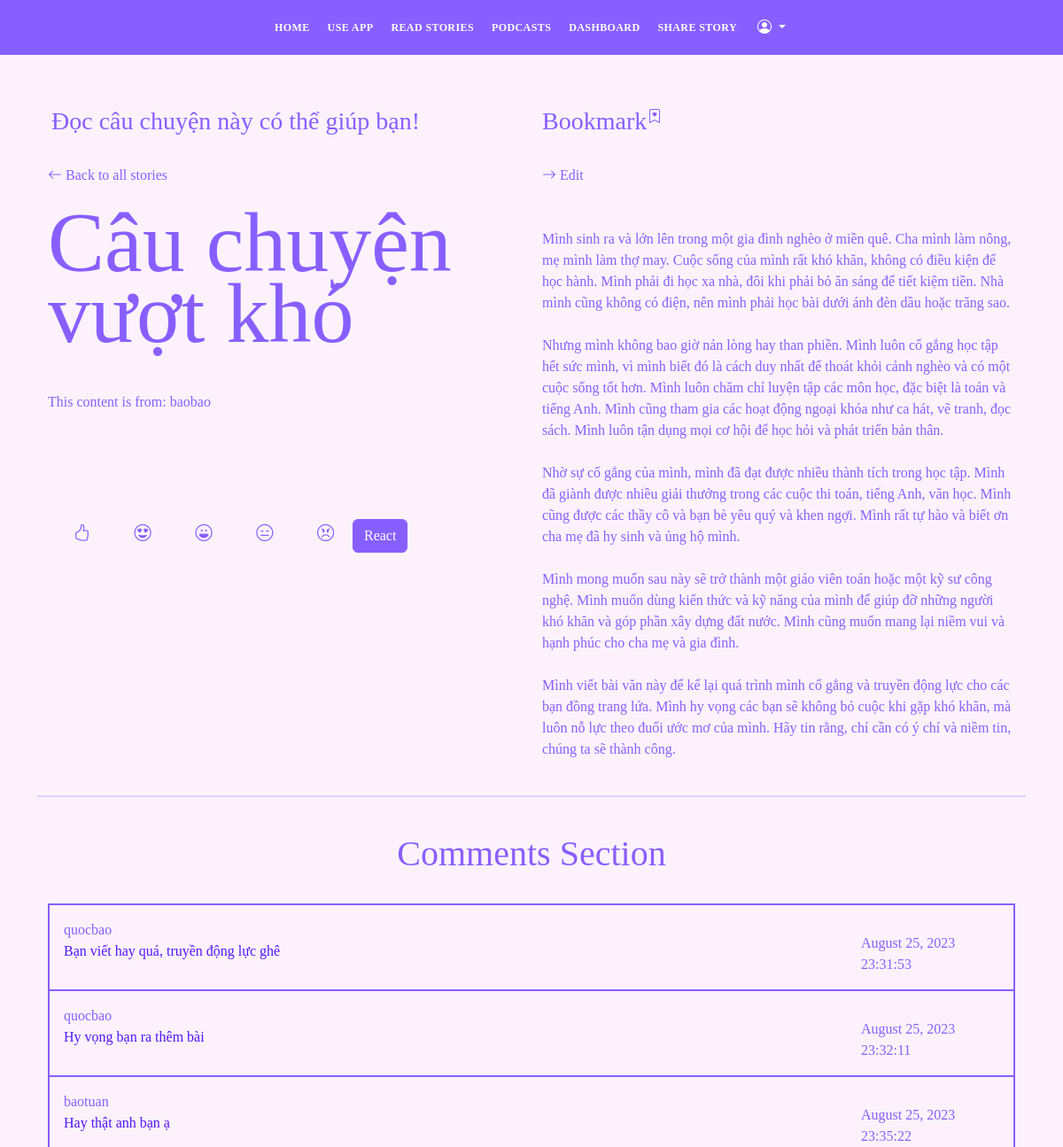
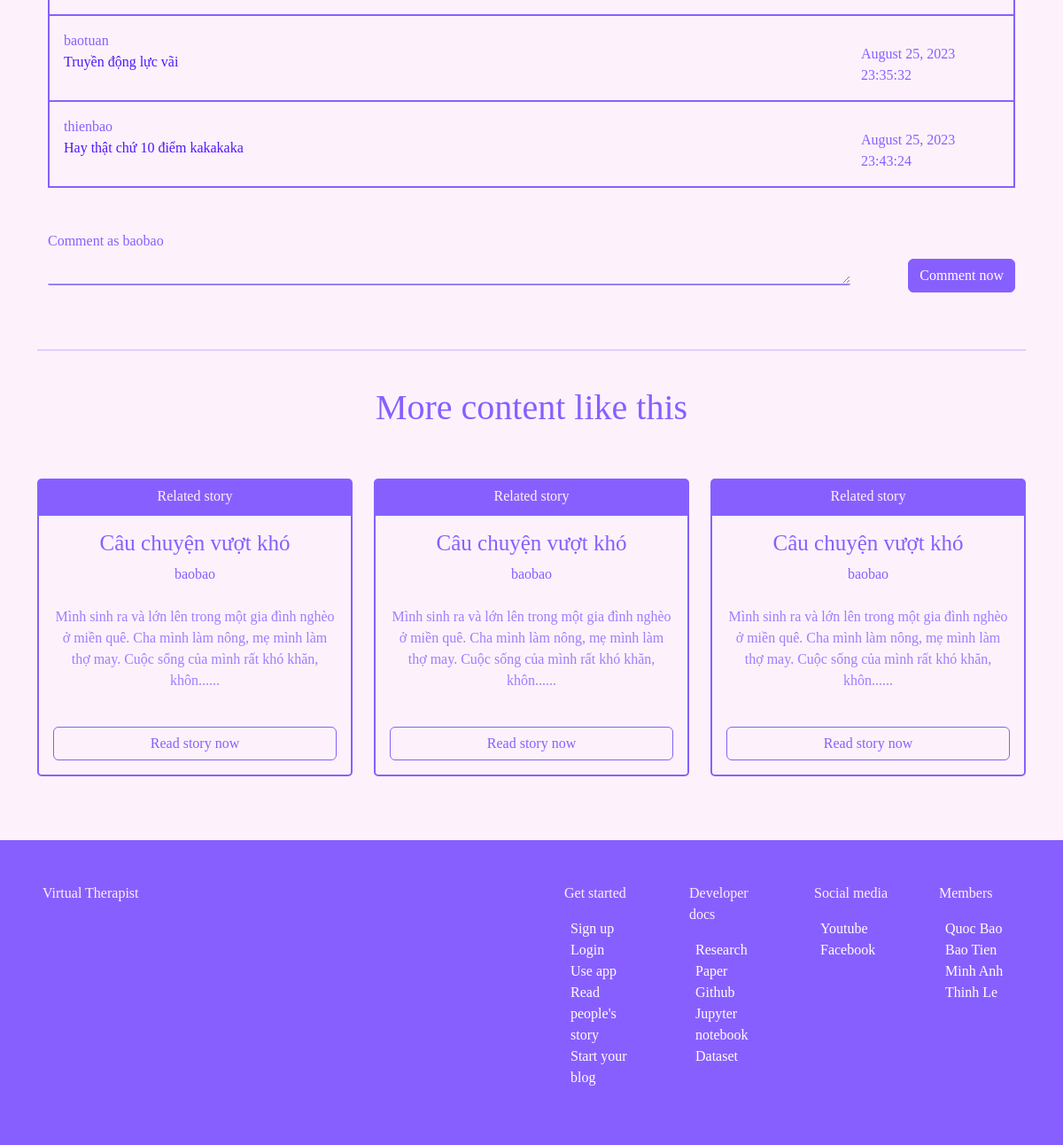
/blog/1 (signed in), run on an earlier commit of the app's database (2 pictures, top to bottom).
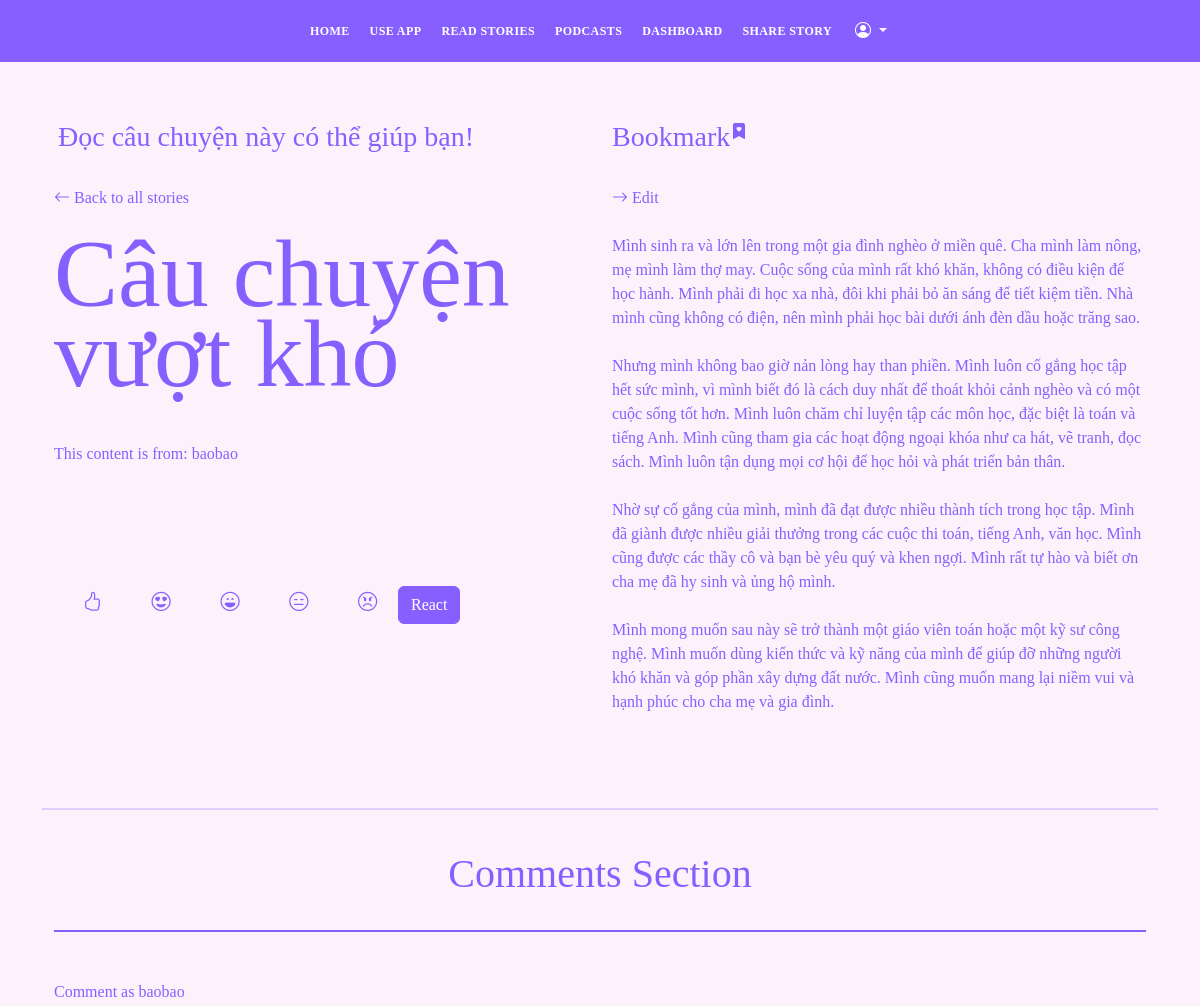
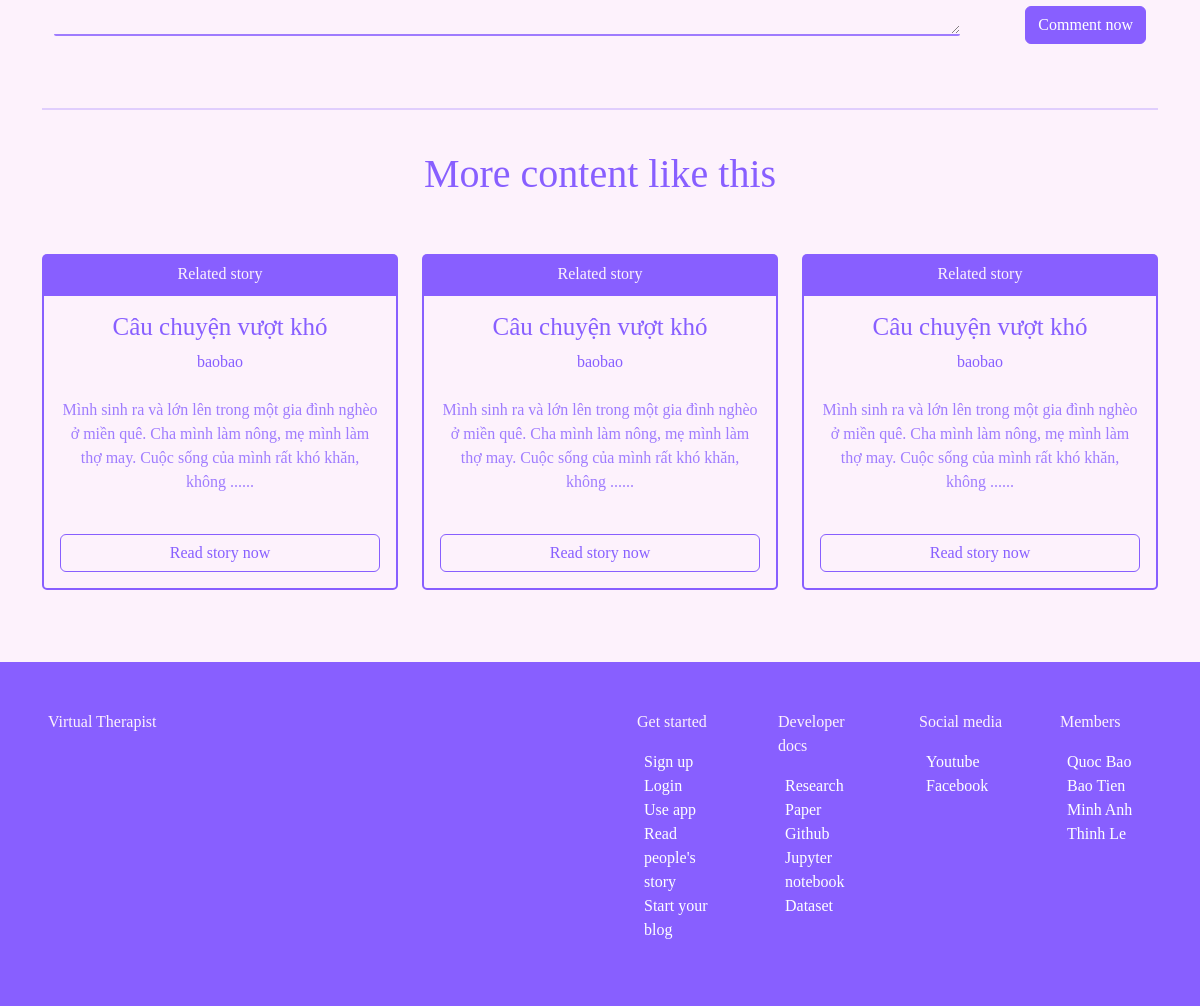
And on a later commit of the database (2 pictures, top to bottom).
### app.py (models this page shows, shortened)
class Blogs(db.Model):
    id = db.Column(db.Integer, primary_key=True)
    title = db.Column(db.String(255), nullable=False)
    content = db.Column(db.Text, nullable=False)
    date_posted = db.Column(db.DateTime, default=datetime.utcnow)
    blog_commented = db.relationship('Comments', backref='blog_commented')
    blog_reacted = db.relationship('Reactions', backref='blog_reacted')
    tags = db.relationship('Tags', backref='blog_tags')
    blog_bookmarked = db.relationship('BookMarks', backref='blog_bookmarked')
    blog_category = db.relationship('Categories', backref='blog_category')
    poster_id = db.Column(db.Integer, db.ForeignKey('users.id'))

class Comments(db.Model):
    id = db.Column(db.Integer, primary_key=True)
    comment_content = db.Column(db.Text, nullable=False)
    date_posted = db.Column(db.DateTime, default=datetime.utcnow)
    commenter_id = db.Column(db.Integer, db.ForeignKey('users.id'))
    blog_id = db.Column(db.Integer, db.ForeignKey('blogs.id'))

class Users(db.Model, UserMixin):
    id = db.Column(db.Integer, primary_key=True)
    name = db.Column(db.String(200), nullable=False)
    email =  db.Column(db.String(120), nullable=False, unique=True)
    user_name = db.Column(db.String(120), nullable=False)
    password_hash = db.Column(db.String(200))
    posts = db.relationship('Blogs', backref='poster')
    comments = db.relationship('Comments', backref='commenter')
    reacts = db.relationship('Reactions', backref='reacter')
    bookmarks = db.relationship('BookMarks', backref='bookmarker')
    @property
    def password():
        raise AttributeError('password is not a readable attribute')
    date_added = db.Column(db.DateTime, default=datetime.utcnow)

class BookMarks(db.Model):
    id = db.Column(db.Integer, primary_key=True)
    bookmark_state = db.Column(db.String(255), nullable=False)
    date_posted = db.Column(db.DateTime, default=datetime.utcnow)
    bookmarker_id = db.Column(db.Integer, db.ForeignKey('users.id'))
    blog_id = db.Column(db.Integer, db.ForeignKey('blogs.id'))

### app.py (the view, shortened to what this page needs)
@app.route("/blog/<int:id>", methods=["GET", "POST"])
def blog(id):
    blog = Blogs.query.get_or_404(id)
    commentForm = CommentForm()
    all_comments = Comments.query.order_by(Comments.date_posted)
    temp = None
    reactions = Reactions.query.order_by(Reactions.date_posted)
    for reaction in reactions:
        if reaction.reacter.id == current_user.id and reaction.blog_id == id:
            temp = reaction.reaction_type
    temp2 = None
    bookmarks =  BookMarks.query.order_by(BookMarks.date_posted)
    for bookmark in bookmarks:
        if bookmark.bookmarker.id == current_user.id and bookmark.blog_id == id:
            temp2 = bookmark.bookmark_state
    start_time = datetime.utcnow()
    start_time_str = start_time.strftime("%H:%M:%S")
    start_time_sec = convert_to_sec(start_time_str)
    return render_template('blog.html', blog=blog, start_time_sec=start_time_sec, datetime=datetime, commentForm=commentForm, all_comments=all_comments, reactions=reactions, bookmarks=bookmarks, temp=temp, temp2=temp2)

### form_backup.py
class CommentForm(FlaskForm):
    content = StringField("Comment", validators=[DataRequired()], widget=TextArea())
    submit = SubmitField("Comment now")

class SearchForm(FlaskForm):
    searched = StringField("Searched", validators=[DataRequired()])
    submit = SubmitField("Search now")

### app.py (called while the page is built)
@app.context_processor
def base():
    form = SearchForm()
    return dict(form=form)

@login_manager.user_loader
def load_user(user_id):
    return Users.query.get(int(user_id))

def convert_to_sec(time_to_convert):
    format_str = "%H:%M:%S"
    time_struct = time.strptime(time_to_convert, format_str)
    hour = time_struct.tm_hour
    minute = time_struct.tm_min
    second = time_struct.tm_sec
    seconds = hour * 3600 + minute * 60 + second
    return seconds

### templates/blog.html (shortened to what the changed rows need)
{% include 'navbar.html' %}
<div class="blog-theme bg-image text-purple">
    <div class="hero-content display-table">
        <div class="table-cell-2 opacity-1">
            <div class="container text-left">
                <div class="">
                    <div class="row">
                        <div class="col">
                            <div class="row">
                                <div class="col-10">
                                    <form action="/bookmark" method="post">
                                        {% if temp2 == None %}
                                            <div class="form-check form-check-inline">
                                                <label class="form-check-label" for="true"><i class="bi bi-bookmark-heart" data-bs-toggle="modal" data-bs-target="#ConfirmBookmark"></i></label>
                                            </div>
                                        {% else %}
                                            {% for bookmark in bookmarks %}
                                                {% if bookmark.bookmarker.id == current_user.id and bookmark.blog_id == blog.id %}
                                                    <div class="form-check form-check-inline">
                                                        <label class="form-check-label" for="false"><i class="bi bi-bookmark-heart-fill" data-bs-toggle="modal" data-bs-target="#CancelBookMark"></i></label>
                                                    </div>
                                                {% endif %}
                                            {% endfor %}
                                        {% endif %}
                                    </form>
                                </div>
                            </div>
                        </div>
                    </div>
                    <br>
                    <div class="container">
                        <div class="row">
                            <div class="col-12">
                                <div class="row">
                                </div>
                            </div>
                            <div class="col-6">
                                <div class="col blog-show-title mt-4 ">
                                    {{blog.title}}
                                </div>
                                <div class="col mt-5">
                                    This content is from: {{blog.poster.user_name}}
                                    <br><br><br><br><br><br>
                                    {% include 'reaction_section.html' %}
                                    <br><br><br><br><br><br>
                                </div>
                            </div>
                            <div class="col-6 text-break text-output ">
                                {{blog.content}}
                            </div>
                        </div>
                    </div>
                </div>
                <br><hr><br>
                {% include 'comment_section.html' %}
                <br><br><hr><br>
                <h1 class="text-center"> More content like this</h1>
                <div class="row mt-4 text-center">
                        <div class="col-4 mt-4">
                            <div class="card ">
                                <div class="card-body card-primary-color">
                                    <h3 class="card-title-blog">{{blog.title[:29]}}</h3>
                                    <a href="{{url_for('other_user_blogs', id=blog.poster.id)}}"><p class="card-text">{{blog.poster.user_name}}</p></a>
                                    <p class="card-text opacity-8 mt-4">{{blog.content[:140]}}......</p>
                                    <br>
                                    <div class="d-grid gap-2">
                                        <a href="{{url_for('blog', id=blog.id)}}" class="btn btn-outline-primary">Read story now</a>
                                    </div>
                                </div>
                            </div>
                        </div>
                        <div class="col-4 mt-4">
                            <div class="card ">
                                <div class="card-body card-primary-color">
                                    <h3 class="card-title-blog">{{blog.title[:29]}}</h3>
                                    <a href="{{url_for('other_user_blogs', id=blog.poster.id)}}"><p class="card-text">{{blog.poster.user_name}}</p></a>
                                    <p class="card-text opacity-8 mt-4">{{blog.content[:140]}}......</p>
                                    <br>
                                    <div class="d-grid gap-2">
                                        <a href="{{url_for('blog', id=blog.id)}}" class="btn btn-outline-primary">Read story now</a>
                                    </div>
                                </div>
                            </div>
                        </div>
                        <div class="col-4 mt-4">
                            <div class="card ">
                                <div class="card-body card-primary-color">
                                    <h3 class="card-title-blog">{{blog.title[:29]}}</h3>
                                    <a href="{{url_for('other_user_blogs', id=blog.poster.id)}}"><p class="card-text">{{blog.poster.user_name}}</p></a>
                                    <p class="card-text opacity-8 mt-4">{{blog.content[:140]}}......</p>
                                    <br>
                                    <div class="d-grid gap-2">
                                        <a href="{{url_for('blog', id=blog.id)}}" class="btn btn-outline-primary">Read story now</a>
                                    </div>
                                </div>
                            </div>
                        </div>
                </div>
            </div>
        </div>
        <br><br><br>
    </div>

### templates/comment_section.html (shortened to what this page needs)
<h1 class="text-center"> Comments Section</h1>
                <br>
                <div class="container" >
                    <div class="hr-3"></div>
                        {% for comment in all_comments  %}
                            {% if comment.blog_id == blog.id %}
                                <div class="container border-left border-right border-bottom-new p-3">
                                    <div class="row">
                                        <div class="col-10">
                                            <div >{{comment.commenter.user_name}}</div>
                                            <div class="text-purple-dark">{{comment.comment_content}}</div>
                                        </div>
                                        <div class="col-2">
                                            <time datetime="{{comment.date_posted.strftime('%Y-%m-%dT%H:%M:%S')}}" >
                                                <div style="margin-top: 15px">{{comment.date_posted.strftime('%B %d, %Y %H:%M:%S')}}</div>
                                            </time>
                                        </div>
                                    </div>
                                </div>
                            {% endif %}
                        {% endfor %}
                    </div>
                    <div class="container mt-4">
                        <form action="" method="POST">
                            <div class="text-left">
                                <div class="row">
                                    <div class="col">
                                        {{ commentForm.content.label(class = 'form-label mt-4') }} as {{current_user.user_name}}
                                    </div>
                                </div>
                                <div class="row">
                                    <div class="col-10">
                                        {{ commentForm.content(class = 'text-output text-area form-control-comment border-remove form-border-radius', rows="1")}}
                                    </div>
                                    <div class="col-2 text-right">
                                        {{ commentForm.submit(class = 'btn btn-primary') }}
                                    </div>
                                </div>
                        </form>
                    </div>
                </div>

What changed in the data, as far as the page shows it:
removed Comments: commenter.user_name "quocbao", comment_content "Bạn viết hay quá, truyền động lực ghê", date_posted "August 25, 2023 23:31:53"
removed Comments: commenter.user_name "quocbao", comment_content "Hy vọng bạn ra thêm bài", date_posted "August 25, 2023 23:32:11"
removed Comments: commenter.user_name "baotuan", comment_content "Hay thật anh bạn ạ", date_posted "August 25, 2023 23:35:22"
removed Comments: commenter.user_name "baotuan", comment_content "Truyền động lực vãi", date_posted "August 25, 2023 23:35:32"
removed Comments: commenter.user_name "thienbao", comment_content "Hay thật chứ 10 điểm kakakaka", date_posted "August 25, 2023 23:43:24"
now on this page (row edited): BookMarks: bookmark_state "true" (drawn)
changed Blogs "Câu chuyện vượt khó": content "…mẹ và gia đình. Mình viết bài văn này để kể lại quá trình mình cố gắng và truyền động lực cho các bạn đồng trang lứa. Mình hy vọng các bạn sẽ không bỏ cuộc khi gặp khó khăn, mà luôn nỗ lực theo đuổi ước mơ của mình. Hãy tin rằng, chỉ cần có ý chí và niềm tin, chúng ta sẽ thành công." → "…mẹ và gia đình."; content "Mình sinh ra và lớn lên trong một gia đình nghèo ở miền quê. Cha mình làm nông, mẹ mình làm thợ may. Cuộc sống của mình rất khó khăn, khôn" → "Mình sinh ra và lớn lên trong một gia đình nghèo ở miền quê. Cha mình làm nông, mẹ mình làm thợ may. Cuộc sống của mình rất khó khăn, không"
